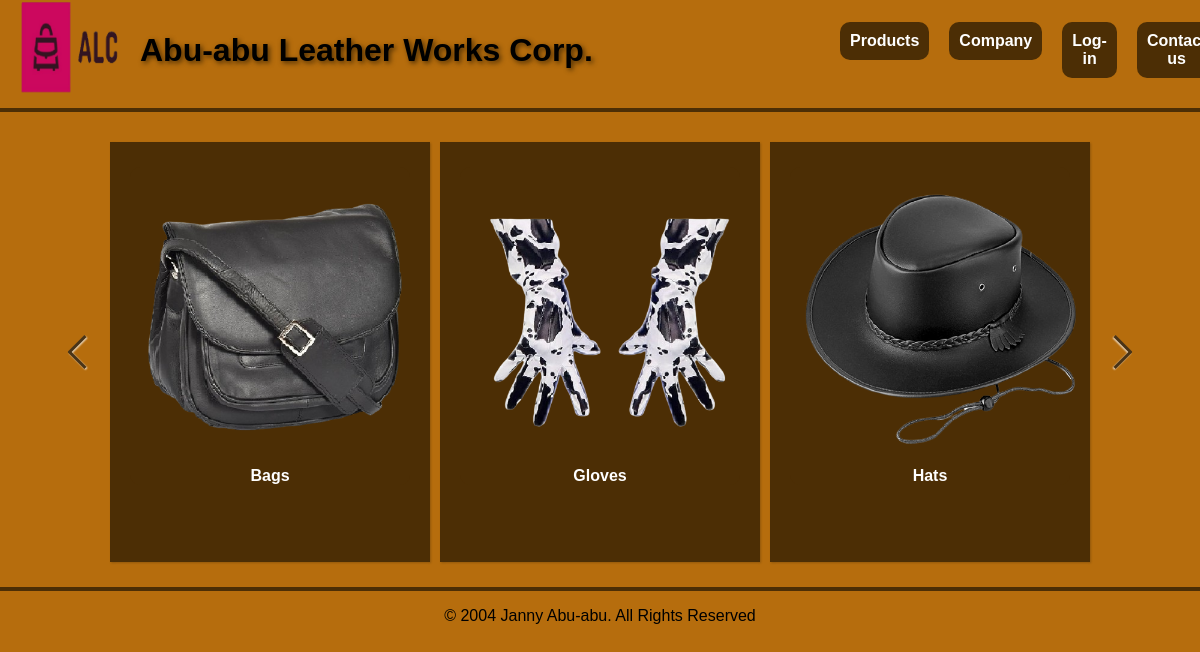
/products.php, run on the app's committed database.
### tables this page shows
CREATE TABLE `categories` (
  `category_id` int(11) NOT NULL,
  `category_name` varchar(255) NOT NULL
);

CREATE TABLE `products` (
  `productID` int(5) NOT NULL,
  `category_id` int(11) DEFAULT NULL,
  `product_image` varchar(255) NOT NULL,
  `product_name` varchar(255) NOT NULL,
  `product_description` text NOT NULL,
  `product_quantity` int(5) NOT NULL,
  `product_price` double NOT NULL
);

### products.php (the view, shortened to what this page needs)
<!DOCTYPE html>
<html lang="en">
<head>
    <link rel="stylesheet" href="styles/style.css">
</head>
<body>
<div class="header">
    <div class="logo">
        <img src="Images/Icons/logo_transparent.png" alt="logo">
    </div>
    <div class="company">
        <h1>Abu-abu Leather Works Corp.</h1>
    </div>
    <div class="navigation">
        <nav>
            <ul>
                <li><a href="products.php">Products</a></li>
                <li><a href="company.html">Company</a></li>
                <li><a href="login.php">Log-in</a></li>
                <li><a href="about_us.html">Contact us</a></li>
            </ul>
        </nav>
    </div>
</div>
<hr>
<div id="ca-container" class="ca-container">
    <div class="ca-wrapper">
    <?php
        include 'connection.php';
        $sql = "SELECT DISTINCT category_id, category_name FROM categories";
        $result = $connection->query($sql);
        if ($result->num_rows > 0) {
            while ($row = $result->fetch_assoc()) {
                $category_id = $row['category_id'];
                $category_name = $row['category_name'];
                $sqlMainProduct = "SELECT * FROM products WHERE category_id = '$category_id' LIMIT 1";
                $resultMainProduct = $connection->query($sqlMainProduct);
                if ($resultMainProduct->num_rows > 0) {
                    $mainProduct = $resultMainProduct->fetch_assoc();
                    $mainProductImage = $mainProduct['product_image'];
                    echo '<div class="ca-item">';
                    echo '<div class="ca-item-main box ">';
                    echo '<a class="link" href="#">';
                    echo '<img class="image " src="' . htmlspecialchars($mainProductImage) . '" alt="' . htmlspecialchars($category_name) . '">';
                    echo htmlspecialchars($category_name);
                    echo '</a>';
                    echo '</div>';
                    echo '</div>';
                }
            }
        } else {
            echo "0 results";
        }
    ?>
    </div>
</div>
<footer class="footer">
    <hr>
    <p>&copy; 2004 Janny Abu-abu. All Rights Reserved</p>
</footer>
</body>
</html>

### styles/style.css (style rules this page uses)
body { margin: 0 auto; background-color: #B66D0D; }
hr { border: 2px solid; border-color: #4C2E05; }
a { text-align: center; font-family: 'Franklin Gothic Medium', 'Arial Narrow', Arial, sans-serif; font-weight: bold; transition: 0.5s; }
a:link, a:visited { background-color: #4C2E05; color: white; text-decoration: none; border-radius: 10px; display: inline-block; }
.header { height: 100px; display: flex; flex-wrap: nowrap; justify-content: space-between; align-items: center; }
.logo img { width: 100px; height: 100px; margin-left: 20px; border-radius: 10px; }
.company h1 { width: 500px; margin-left: 20px; font-family: 'Franklin Gothic Medium', 'Arial Narrow', Arial, sans-serif; text-shadow: 2px 2px 5px #4C2E05;; cursor: default; }
.navigation { width: 30%; display: flex; align-items: center; }
.navigation nav ul { list-style-type: none; padding: 0; display: flex; }
.navigation nav ul li { margin-right: 20px; }
.navigation nav ul li a { padding: 10px ; }
.navigation nav ul li:last-child { margin-right: 0; }
.box { text-align: center; }
.box .link { display: flex; flex-direction: column; margin-top: 5px; }
.image { width: 300px; height: 300px; }
.footer { text-align: center; font-family: 'Franklin Gothic Medium', 'Arial Narrow', Arial, sans-serif; }
.ca-container { position: relative; margin: 25px auto 20px auto; width: 990px; height: 430px; }
.ca-wrapper { width: 100%; height: 100%; position: relative; }
.ca-item { position:relative; float:left; width:330px; height:100%; text-align:center; }
.ca-item-main { padding: 20px; position: absolute; top: 5px; left: 5px; right: 5px; bottom: 5px; background: #4C2E05; overflow: hidden; box-shadow: 1px 1px 2px rgba(0, 0, 0, 0.2); }

### data on the page
categories: products.product_image (picture), category_name "Bags"
categories: category_name.product_image (picture), category_name "Gloves"
categories: products.product_image (picture), category_name "Hats"
